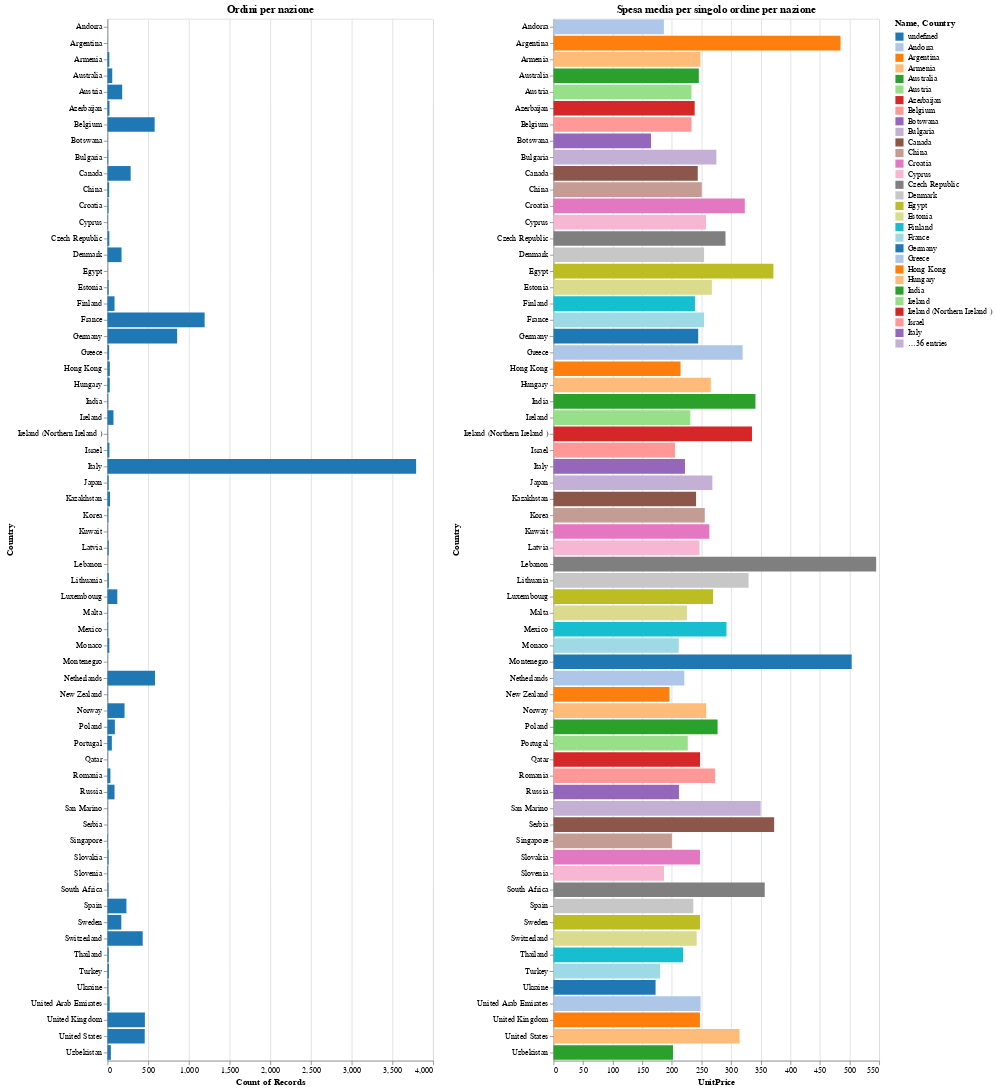

The cell this chart's notebook holds for it:
### Code cell
nations_filter = alt.selection_multi(fields=["Country"])
nations_chart = alt.Chart(orders).mark_bar().encode(
    x="count()",
    y=alt.Y("Country:N"),
    color=alt.condition(nations_filter,
        alt.Color("Name:N", scale=alt.Scale(scheme='category20')),
        alt.value("lightgray")),
).properties(title='Ordini per nazione',selection=nations_filter)
nations_chart_mean_expense = alt.Chart(mean_order_per_country).mark_bar().encode(
    x="UnitPrice:Q",
    y=alt.Y("Country:N"),
    color=alt.condition(nations_filter,
        alt.Color("Country:N", scale=alt.Scale(scheme='category20')),
        alt.value("lightgray")),
).properties(title='Spesa media per singolo ordine per nazione',selection=nations_filter)
alt.hconcat(nations_chart,nations_chart_mean_expense)

### Figure 1 — Vega-Lite specification as saved in the notebook (floating-point values rounded to 4 significant figures; data arrays with more than 128 entries replaced by an {"elided": "..."} marker saying what was removed)
{"config": {"view": {"continuousWidth": 400, "continuousHeight": 300}}, "hconcat": [{"data": {"name": "data-6a8eab912ba4162a0ed4d29430828648"}, "mark": "bar", "encoding": {"color": {"condition": {"field": "Name", "scale": {"scheme": "category20"}, "type": "nominal", "selection": "selector001"}, "value": "lightgray"}, "x": {"aggregate": "count", "type": "quantitative"}, "y": {"field": "Country", "type": "nominal"}}, "selection": {"selector001": {"type": "multi", "fields": ["Country"]}}, "title": "Ordini per nazione"}, {"data": {"name": "data-4d7553f680e8c004bfcb17f5efcf4959"}, "mark": "bar", "encoding": {"color": {"condition": {"field": "Country", "scale": {"scheme": "category20"}, "type": "nominal", "selection": "selector001"}, "value": "lightgray"}, "x": {"field": "UnitPrice", "type": "quantitative"}, "y": {"field": "Country", "type": "nominal"}}, "selection": {"selector001": {"type": "multi", "fields": ["Country"]}}, "title": "Spesa media per singolo ordine per nazione"}], "$schema": "https://vega.github.io/schema/vega-lite/v4.17.0.json", "datasets": {"data-6a8eab912ba4162a0ed4d29430828648": {"elided": "10777 records"}, "data-4d7553f680e8c004bfcb17f5efcf4959": [{"Country": "Andorra", "UnitPrice": 186.4}, {"Country": "Argentina", "UnitPrice": 484.8}, {"Country": "Armenia", "UnitPrice": 248.2}, {"Country": "Australia", "UnitPrice": 245.4}, {"Country": "Austria", "UnitPrice": 233.0}, {"Country": "Azerbaijan", "UnitPrice": 238.4}, {"Country": "Belgium", "UnitPrice": 233.1}, {"Country": "Botswana", "UnitPrice": 164.7}, {"Country": "Bulgaria", "UnitPrice": 275.1}, {"Country": "Canada", "UnitPrice": 243.6}, {"Country": "China", "UnitPrice": 250.4}, {"Country": "Croatia", "UnitPrice": 323.1}, {"Country": "Cyprus", "UnitPrice": 257.6}, {"Country": "Czech Republic", "UnitPrice": 290.5}, {"Country": "Denmark", "UnitPrice": 254.3}, {"Country": "Egypt", "UnitPrice": 371.4}, {"Country": "Estonia", "UnitPrice": 267.5}, {"Country": "Finland", "UnitPrice": 238.9}, {"Country": "France", "UnitPrice": 254.3}, {"Country": "Germany", "UnitPrice": 244.4}, {"Country": "Greece", "UnitPrice": 319.4}, {"Country": "Hong Kong", "UnitPrice": 214.6}, {"Country": "Hungary", "UnitPrice": 265.7}, {"Country": "India", "UnitPrice": 341.1}, {"Country": "Ireland", "UnitPrice": 231.1}, {"Country": "Ireland (Northern Ireland )", "UnitPrice": 335.2}, {"Country": "Israel", "UnitPrice": 205.1}, {"Country": "Italy", "UnitPrice": 222.0}, {"Country": "Japan", "UnitPrice": 268.3}, {"Country": "Kazakhstan", "UnitPrice": 240.8}, {"Country": "Korea", "UnitPrice": 255.5}, {"Country": "Kuwait", "UnitPrice": 263.3}, {"Country": "Latvia", "UnitPrice": 246.4}, {"Country": "Lebanon", "UnitPrice": 545.0}, {"Country": "Lithuania", "UnitPrice": 329.5}, {"Country": "Luxembourg", "UnitPrice": 269.6}, {"Country": "Malta", "UnitPrice": 225.4}, {"Country": "Mexico", "UnitPrice": 292.2}, {"Country": "Monaco", "UnitPrice": 211.5}, {"Country": "Montenegro", "UnitPrice": 503.7}, {"Country": "Netherlands", "UnitPrice": 220.9}, {"Country": "New Zealand", "UnitPrice": 195.9}, {"Country": "Norway", "UnitPrice": 257.9}, {"Country": "Poland", "UnitPrice": 277.2}, {"Country": "Portugal", "UnitPrice": 226.8}, {"Country": "Qatar", "UnitPrice": 247.5}, {"Country": "Romania", "UnitPrice": 273.1}, {"Country": "Russia", "UnitPrice": 211.9}, {"Country": "San Marino", "UnitPrice": 349.9}, {"Country": "Serbia", "UnitPrice": 372.7}, {"Country": "Singapore", "UnitPrice": 200.0}, {"Country": "Slovakia", "UnitPrice": 247.4}, {"Country": "Slovenia", "UnitPrice": 186.6}, {"Country": "South Africa", "UnitPrice": 356.8}, {"Country": "Spain", "UnitPrice": 236.1}, {"Country": "Sweden", "UnitPrice": 247.4}, {"Country": "Switzerland", "UnitPrice": 241.8}, {"Country": "Thailand", "UnitPrice": 218.9}, {"Country": "Turkey", "UnitPrice": 180.0}, {"Country": "Ukraine", "UnitPrice": 172.4}, {"Country": "United Arab Emirates", "UnitPrice": 248.5}, {"Country": "United Kingdom", "UnitPrice": 247.3}, {"Country": "United States", "UnitPrice": 314.4}, {"Country": "Uzbekistan", "UnitPrice": 201.7}]}}
